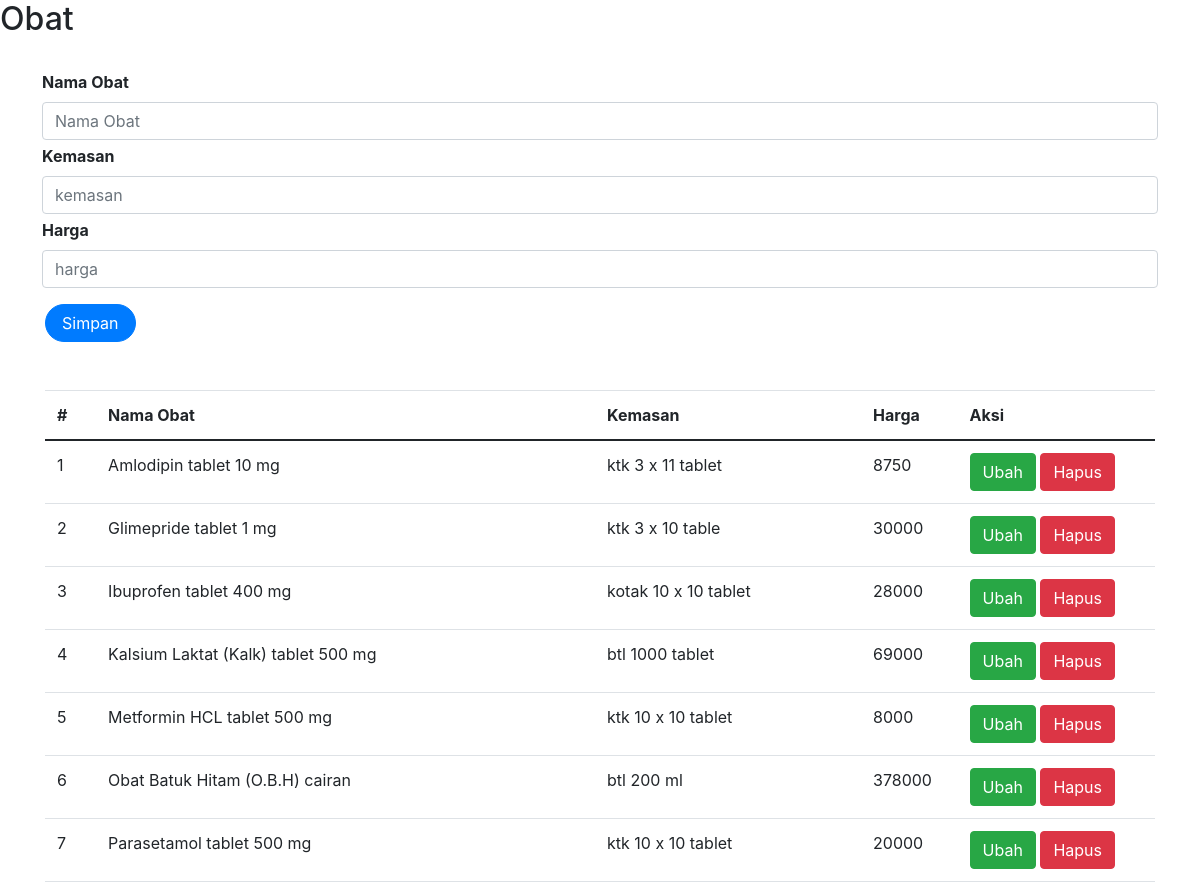
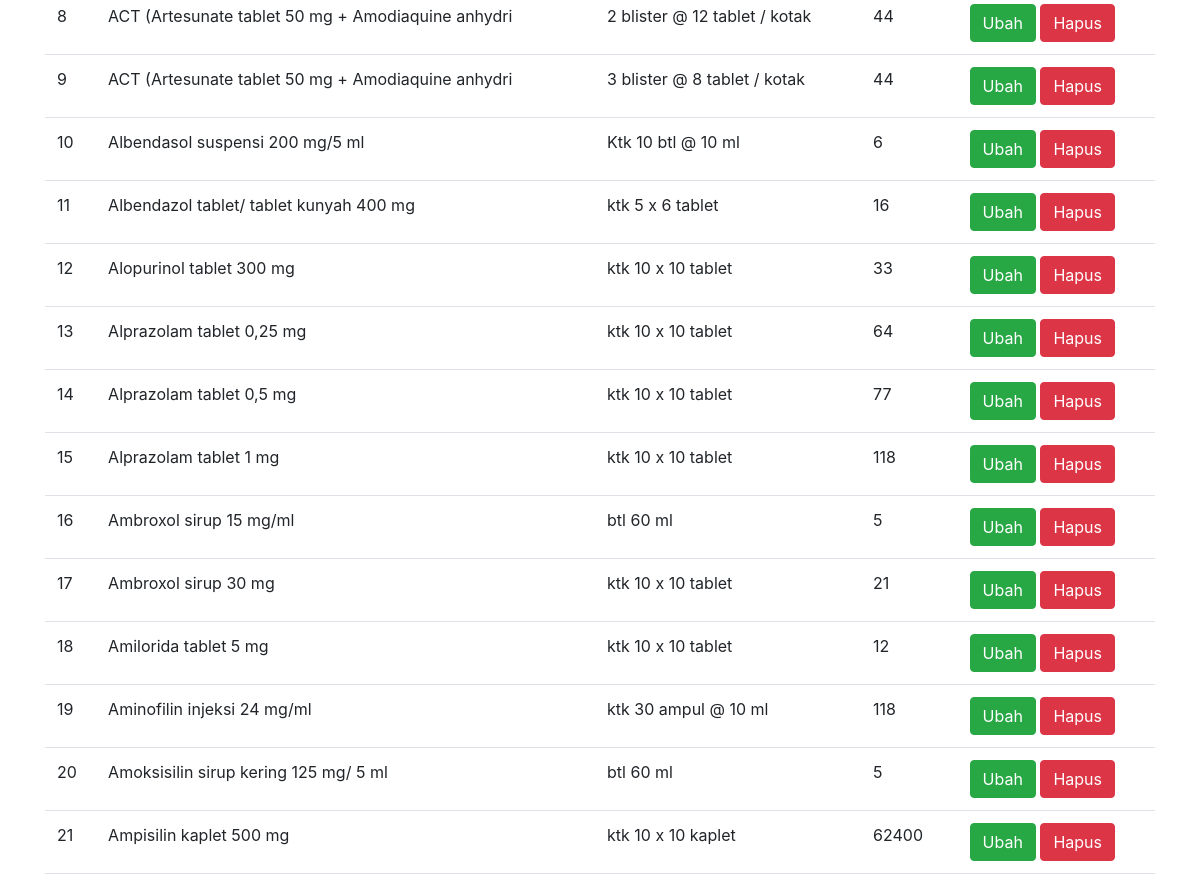
/obat.php (signed in), run on the app's committed database (2 pictures, top to bottom).
### tables this page shows
CREATE TABLE `obat` (
  `id` int(11) NOT NULL,
  `nama_obat` varbinary(50) NOT NULL,
  `kemasan` varchar(35) NOT NULL,
  `harga` int(11) NOT NULL
);

### obat.php (the view, shortened to what this page needs)
<?php
    include_once("koneksi.php");
?>
<!DOCTYPE html>
<html lang="en">
<head>
    <link href="https://cdn.jsdelivr.net/npm/bootstrap@5.0.2/dist/css/bootstrap.min.css" rel="stylesheet">
    <link rel="stylesheet" href="https://stackpath.bootstrapcdn.com/bootstrap/4.5.2/css/bootstrap.min.css">
</head>
<body>
    <h2>Obat</h2>
    <br>
    <div class="container">
        <form class="form-horizontal" method="POST" action="" name="myForm" onsubmit="return validateForm();">
            <?php
            $nama_obat = '';
            $kemasan = '';
            $harga = '';
            ?>
            <div class="row">
                <label for="inputNama" class="form-label fw-bold">Nama Obat</label>
                <div>
                    <input type="text" class="form-control" name="nama_obat" id="inputNama" placeholder="Nama Obat" value="<?php echo $nama_obat ?>">
                </div>
            </div>
            <div class="row mt-1">
                <label for="inputKemasan" class="form-label fw-bold">Kemasan</label>
                <div>
                    <input type="text" class="form-control" name="kemasan" id="inputKemasan" placeholder="kemasan" value="<?php echo $kemasan ?>">
                </div>
            </div>
            <div class="row mt-1">
                <label for="inputHarga" class="form-label fw-bold">Harga</label>
                <div>
                    <input type="text" class="form-control" name="harga" id="inputHarga" placeholder="harga" value="<?php echo $harga ?>">
                </div>
            </div>
            <div class="row mt-3">
                <div class = col>
                <button type="submit" class="btn btn-primary rounded-pill px-3 mt-auto" name="simpan">Simpan</button>
                </div>
            </div>
        </form>
        <br>
        <br>
        <table class="table table-hover">
            <thead>
                <tr>
                    <th scope="col">#</th>
                    <th scope="col">Nama Obat</th>
                    <th scope="col">Kemasan</th>
                    <th scope="col">Harga</th>
                    <th scope="col">Aksi</th>
                </tr>
            </thead>
            <tbody>
                <?php
                $result = mysqli_query($mysqli, "SELECT * FROM obat");
                $no = 1;
                while ($data = mysqli_fetch_array($result)) {
                ?>
                    <tr>
                        <td><?php echo $no++ ?></td>
                        <td><?php echo $data['nama_obat'] ?></td>
                        <td><?php echo $data['kemasan'] ?></td>
                        <td><?php echo $data['harga'] ?></td>
                        <td>
                            <a class="btn btn-success" href="index.php?page=obat&id=<?php echo $data['id'] ?>">Ubah</a>
                            <a class="btn btn-danger" href="index.php?page=obat&id=<?php echo $data['id'] ?>&aksi=hapus">Hapus</a>
                        </td>
                    </tr>
                <?php
                }
                ?>
            </tbody>
        </table>
    </div>
</body>
</html>

### data on the page
obat: nama_obat "Amlodipin tablet 10 mg", kemasan "ktk 3 x 11 tablet", harga "8750"
obat: nama_obat "Glimepride tablet 1 mg", kemasan "ktk 3 x 10 table", harga "30000"
obat: nama_obat "Ibuprofen tablet 400 mg", kemasan "kotak 10 x 10 tablet", harga "28000"
obat: nama_obat "Kalsium Laktat (Kalk) tablet 500 mg", kemasan "btl 1000 tablet", harga "69000"
obat: nama_obat "Metformin HCL tablet 500 mg", kemasan "ktk 10 x 10 tablet", harga "8000"
obat: nama_obat "Obat Batuk Hitam (O.B.H) cairan", kemasan "btl 200 ml", harga "378000"
obat: nama_obat "Parasetamol tablet 500 mg", kemasan "ktk 10 x 10 tablet", harga "20000"
obat: nama_obat "ACT (Artesunate tablet 50 mg + Amodiaquine anhydri", kemasan "2 blister @ 12 tablet / kotak", harga "44"
obat: nama_obat "ACT (Artesunate tablet 50 mg + Amodiaquine anhydri", kemasan "3 blister @ 8 tablet / kotak", harga "44"
obat: nama_obat "Albendasol suspensi 200 mg/5 ml", kemasan "Ktk 10 btl @ 10 ml", harga "6"
obat: nama_obat "Albendazol tablet/ tablet kunyah 400 mg", kemasan "ktk 5 x 6 tablet", harga "16"
obat: nama_obat "Alopurinol tablet 300 mg", kemasan "ktk 10 x 10 tablet", harga "33"
obat: nama_obat "Alprazolam tablet 0,25 mg", kemasan "ktk 10 x 10 tablet", harga "64"
obat: nama_obat "Alprazolam tablet 0,5 mg", kemasan "ktk 10 x 10 tablet", harga "77"
obat: nama_obat "Alprazolam tablet 1 mg", kemasan "ktk 10 x 10 tablet", harga "118"
obat: nama_obat "Ambroxol sirup 15 mg/ml", kemasan "btl 60 ml", harga "5"
obat: nama_obat "Ambroxol sirup 30 mg", kemasan "ktk 10 x 10 tablet", harga "21"
obat: nama_obat "Amilorida tablet 5 mg", kemasan "ktk 10 x 10 tablet", harga "12"
obat: nama_obat "Aminofilin injeksi 24 mg/ml", kemasan "ktk 30 ampul @ 10 ml", harga "118"
obat: nama_obat "Amoksisilin sirup kering 125 mg/ 5 ml", kemasan "btl 60 ml", harga "5"
obat: nama_obat "Ampisilin kaplet 500 mg", kemasan "ktk 10 x 10 kaplet", harga "62400"
